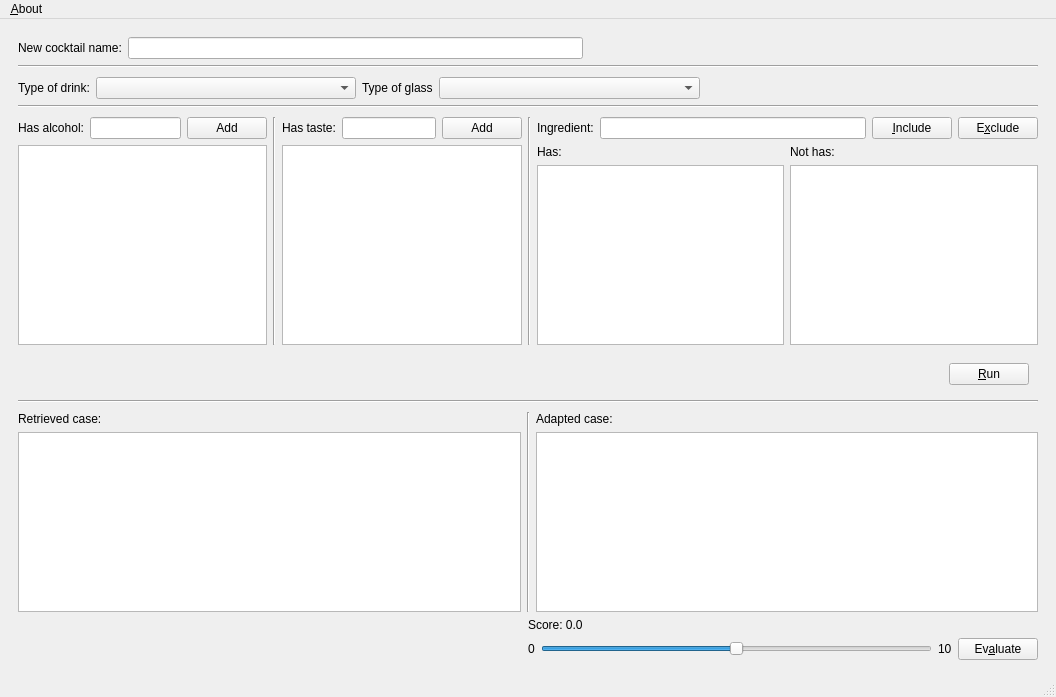
<?xml version="1.0" encoding="UTF-8"?>
<ui version="4.0">
 <class>MainWindow</class>
 <widget class="QMainWindow" name="MainWindow">
  <property name="geometry">
   <rect>
    <x>0</x>
    <y>0</y>
    <width>1056</width>
    <height>697</height>
   </rect>
  </property>
  <property name="windowTitle">
   <string>Cocktail Creator</string>
  </property>
  <property name="locale">
   <locale language="English" country="UnitedStates"/>
  </property>
  <widget class="QWidget" name="centralwidget">
   <layout class="QVBoxLayout" name="verticalLayout">
    <property name="bottomMargin">
     <number>6</number>
    </property>
    <item>
     <widget class="QWidget" name="widget" native="true">
      <layout class="QVBoxLayout" name="verticalLayout_6">
       <property name="spacing">
        <number>6</number>
       </property>
       <item>
        <layout class="QHBoxLayout" name="horizontalLayout_13">
         <item>
          <widget class="QLabel" name="label_8">
           <property name="text">
            <string>New cocktail name:</string>
           </property>
          </widget>
         </item>
         <item>
          <widget class="QLineEdit" name="lineEdit_new_name">
           <property name="maxLength">
            <number>100</number>
           </property>
          </widget>
         </item>
         <item>
          <spacer name="horizontalSpacer">
           <property name="orientation">
            <enum>Qt::Horizontal</enum>
           </property>
           <property name="sizeHint" stdset="0">
            <size>
             <width>40</width>
             <height>20</height>
            </size>
           </property>
          </spacer>
         </item>
        </layout>
       </item>
       <item>
        <widget class="Line" name="line_5">
         <property name="orientation">
          <enum>Qt::Horizontal</enum>
         </property>
        </widget>
       </item>
       <item>
        <layout class="QHBoxLayout" name="horizontalLayout">
         <property name="topMargin">
          <number>3</number>
         </property>
         <item>
          <layout class="QHBoxLayout" name="horizontalLayout_6" stretch="0,2">
           <item>
            <widget class="QLabel" name="label_7">
             <property name="text">
              <string>Type of drink:</string>
             </property>
            </widget>
           </item>
           <item>
            <widget class="QComboBox" name="drink_type"/>
           </item>
          </layout>
         </item>
         <item>
          <layout class="QHBoxLayout" name="horizontalLayout_12" stretch="0,2">
           <item>
            <widget class="QLabel" name="label_6">
             <property name="text">
              <string>Type of glass</string>
             </property>
            </widget>
           </item>
           <item>
            <widget class="QComboBox" name="glass_type"/>
           </item>
          </layout>
         </item>
         <item>
          <spacer name="horizontalSpacer_4">
           <property name="orientation">
            <enum>Qt::Horizontal</enum>
           </property>
           <property name="sizeHint" stdset="0">
            <size>
             <width>40</width>
             <height>20</height>
            </size>
           </property>
          </spacer>
         </item>
        </layout>
       </item>
       <item>
        <widget class="Line" name="line_4">
         <property name="orientation">
          <enum>Qt::Horizontal</enum>
         </property>
        </widget>
       </item>
       <item>
        <layout class="QHBoxLayout" name="horizontalLayout_2">
         <property name="topMargin">
          <number>3</number>
         </property>
         <property name="bottomMargin">
          <number>3</number>
         </property>
         <item>
          <layout class="QVBoxLayout" name="verticalLayout_13">
           <item>
            <layout class="QHBoxLayout" name="horizontalLayout_14">
             <item>
              <widget class="QLabel" name="include_alc_label">
               <property name="text">
                <string>Has alcohol:</string>
               </property>
              </widget>
             </item>
             <item>
              <widget class="QLineEdit" name="input_include_alc"/>
             </item>
             <item>
              <widget class="QPushButton" name="btn_add_alcohol">
               <property name="text">
                <string>Add</string>
               </property>
              </widget>
             </item>
            </layout>
           </item>
           <item>
            <widget class="QListWidget" name="list_alc_includes"/>
           </item>
          </layout>
         </item>
         <item>
          <widget class="Line" name="line">
           <property name="orientation">
            <enum>Qt::Vertical</enum>
           </property>
          </widget>
         </item>
         <item>
          <layout class="QVBoxLayout" name="verticalLayout_12">
           <item>
            <layout class="QHBoxLayout" name="horizontalLayout_10">
             <item>
              <widget class="QLabel" name="label_basic_taste">
               <property name="text">
                <string>Has taste:</string>
               </property>
              </widget>
             </item>
             <item>
              <widget class="QLineEdit" name="input_basic_taste"/>
             </item>
             <item>
              <widget class="QPushButton" name="btn_add_taste">
               <property name="text">
                <string>Add</string>
               </property>
              </widget>
             </item>
            </layout>
           </item>
           <item>
            <widget class="QListWidget" name="list_taste_includes"/>
           </item>
          </layout>
         </item>
         <item>
          <widget class="Line" name="line_2">
           <property name="orientation">
            <enum>Qt::Vertical</enum>
           </property>
          </widget>
         </item>
         <item>
          <layout class="QVBoxLayout" name="verticalLayout_5">
           <item>
            <layout class="QHBoxLayout" name="horizontalLayout_16">
             <item>
              <widget class="QLabel" name="label_10">
               <property name="text">
                <string>Ingredient:</string>
               </property>
              </widget>
             </item>
             <item>
              <widget class="QLineEdit" name="input_ingredient"/>
             </item>
             <item>
              <widget class="QPushButton" name="btn_add_ingr">
               <property name="text">
                <string>&amp;Include</string>
               </property>
               <property name="shortcut">
                <string>Alt+I</string>
               </property>
              </widget>
             </item>
             <item>
              <widget class="QPushButton" name="btn_exclude_ingr">
               <property name="text">
                <string>E&amp;xclude</string>
               </property>
               <property name="shortcut">
                <string>Alt+X</string>
               </property>
              </widget>
             </item>
            </layout>
           </item>
           <item>
            <layout class="QGridLayout" name="gridLayout_3">
             <item row="2" column="0">
              <widget class="QListWidget" name="list_ingredient_includes"/>
             </item>
             <item row="0" column="0">
              <widget class="QLabel" name="label_5">
               <property name="text">
                <string>Has:</string>
               </property>
              </widget>
             </item>
             <item row="2" column="1">
              <widget class="QListWidget" name="list_ingredient_excludes"/>
             </item>
             <item row="0" column="1">
              <widget class="QLabel" name="label_9">
               <property name="text">
                <string>Not has:</string>
               </property>
              </widget>
             </item>
            </layout>
           </item>
          </layout>
         </item>
        </layout>
       </item>
       <item>
        <widget class="QWidget" name="nav_bar" native="true">
         <layout class="QHBoxLayout" name="horizontalLayout_5">
          <item>
           <spacer name="horizontalSpacer_2">
            <property name="orientation">
             <enum>Qt::Horizontal</enum>
            </property>
            <property name="sizeHint" stdset="0">
             <size>
              <width>845</width>
              <height>20</height>
             </size>
            </property>
           </spacer>
          </item>
          <item>
           <widget class="QPushButton" name="btn_run">
            <property name="sizePolicy">
             <sizepolicy hsizetype="Minimum" vsizetype="Fixed">
              <horstretch>0</horstretch>
              <verstretch>0</verstretch>
             </sizepolicy>
            </property>
            <property name="layoutDirection">
             <enum>Qt::RightToLeft</enum>
            </property>
            <property name="text">
             <string>&amp;Run</string>
            </property>
            <property name="shortcut">
             <string>Alt+R</string>
            </property>
           </widget>
          </item>
         </layout>
        </widget>
       </item>
       <item>
        <widget class="Line" name="line_3">
         <property name="orientation">
          <enum>Qt::Horizontal</enum>
         </property>
        </widget>
       </item>
       <item>
        <layout class="QVBoxLayout" name="verticalLayout_3">
         <item>
          <layout class="QHBoxLayout" name="horizontalLayout_4">
           <property name="topMargin">
            <number>3</number>
           </property>
           <item>
            <layout class="QVBoxLayout" name="verticalLayout_8">
             <item>
              <widget class="QLabel" name="label_15">
               <property name="text">
                <string>Retrieved case:</string>
               </property>
              </widget>
             </item>
             <item>
              <widget class="QTextBrowser" name="retrieved_case"/>
             </item>
            </layout>
           </item>
           <item>
            <widget class="Line" name="line_7">
             <property name="orientation">
              <enum>Qt::Vertical</enum>
             </property>
            </widget>
           </item>
           <item>
            <layout class="QVBoxLayout" name="verticalLayout_9">
             <item>
              <widget class="QLabel" name="label_16">
               <property name="text">
                <string>Adapted case:</string>
               </property>
              </widget>
             </item>
             <item>
              <widget class="QTextBrowser" name="adapted_case"/>
             </item>
            </layout>
           </item>
          </layout>
         </item>
         <item>
          <layout class="QHBoxLayout" name="horizontalLayout_15">
           <item>
            <spacer name="horizontalSpacer_3">
             <property name="orientation">
              <enum>Qt::Horizontal</enum>
             </property>
             <property name="sizeHint" stdset="0">
              <size>
               <width>40</width>
               <height>20</height>
              </size>
             </property>
            </spacer>
           </item>
           <item>
            <layout class="QVBoxLayout" name="verticalLayout_7">
             <item>
              <widget class="QLabel" name="score_label">
               <property name="text">
                <string>Score: 0.0</string>
               </property>
              </widget>
             </item>
             <item>
              <layout class="QHBoxLayout" name="horizontalLayout_3">
               <item>
                <widget class="QLabel" name="label_17">
                 <property name="text">
                  <string>0</string>
                 </property>
                </widget>
               </item>
               <item>
                <widget class="QSlider" name="score_slider">
                 <property name="maximum">
                  <number>100</number>
                 </property>
                 <property name="singleStep">
                  <number>1</number>
                 </property>
                 <property name="pageStep">
                  <number>5</number>
                 </property>
                 <property name="value">
                  <number>50</number>
                 </property>
                 <property name="sliderPosition">
                  <number>50</number>
                 </property>
                 <property name="orientation">
                  <enum>Qt::Horizontal</enum>
                 </property>
                </widget>
               </item>
               <item>
                <widget class="QLabel" name="label_18">
                 <property name="text">
                  <string>10</string>
                 </property>
                </widget>
               </item>
               <item>
                <widget class="QPushButton" name="btn_evaluate">
                 <property name="text">
                  <string>Ev&amp;aluate</string>
                 </property>
                 <property name="shortcut">
                  <string>Alt+A</string>
                 </property>
                </widget>
               </item>
              </layout>
             </item>
            </layout>
           </item>
          </layout>
         </item>
        </layout>
       </item>
       <item>
        <layout class="QVBoxLayout" name="verticalLayout_2"/>
       </item>
      </layout>
     </widget>
    </item>
   </layout>
  </widget>
  <widget class="QMenuBar" name="menubar">
   <property name="geometry">
    <rect>
     <x>0</x>
     <y>0</y>
     <width>1056</width>
     <height>21</height>
    </rect>
   </property>
   <widget class="QMenu" name="menuFile">
    <property name="title">
     <string>&amp;About</string>
    </property>
    <addaction name="user_manual"/>
   </widget>
   <addaction name="menuFile"/>
  </widget>
  <widget class="QStatusBar" name="statusbar"/>
  <action name="user_manual">
   <property name="text">
    <string>User &amp;Manual</string>
   </property>
   <property name="shortcut">
    <string>Alt+M</string>
   </property>
  </action>
 </widget>
 <tabstops>
  <tabstop>lineEdit_new_name</tabstop>
  <tabstop>drink_type</tabstop>
  <tabstop>glass_type</tabstop>
  <tabstop>input_include_alc</tabstop>
  <tabstop>list_alc_includes</tabstop>
  <tabstop>input_basic_taste</tabstop>
  <tabstop>list_taste_includes</tabstop>
  <tabstop>input_ingredient</tabstop>
  <tabstop>btn_add_ingr</tabstop>
  <tabstop>btn_exclude_ingr</tabstop>
  <tabstop>list_ingredient_includes</tabstop>
  <tabstop>list_ingredient_excludes</tabstop>
  <tabstop>btn_run</tabstop>
  <tabstop>score_slider</tabstop>
  <tabstop>btn_evaluate</tabstop>
  <tabstop>retrieved_case</tabstop>
  <tabstop>adapted_case</tabstop>
 </tabstops>
 <resources/>
 <connections/>
</ui>
